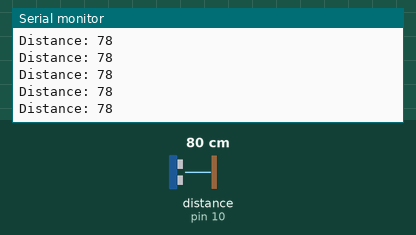
A sketch run on a simulated Arduino Uno, built with avr-gcc and run on an emulated ATmega328P. Parts: the last lines printed to the serial monitor. Wiring (inferred from the names in the program): ultrasonic range finder: trigger pin 9; echo pin 10. The test bench sets the inputs (shaded band); at power-on: distance to the obstacle (sensor on pin 10) 80 cm. The echo pulse lasts 58.3 µs per cm.

Above: at 1.2 s.
1.3 s: distance to the obstacle (sensor on pin 10) set to 2 cm
At 1.9 s:
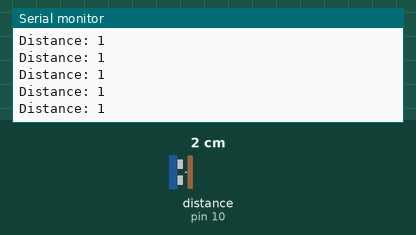
4.3 s: distance to the obstacle (sensor on pin 10) set to 120 cm
At 5.2 s:
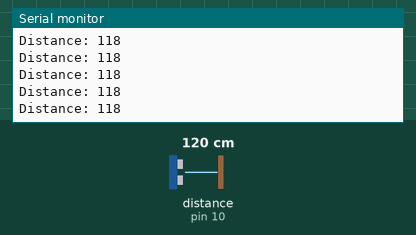
7.3 s: distance to the obstacle (sensor on pin 10) set to 4 cm
At 7.8 s:
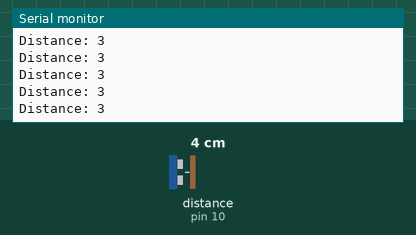
10.3 s: distance to the obstacle (sensor on pin 10) set to 18 cm
At 10.8 s:
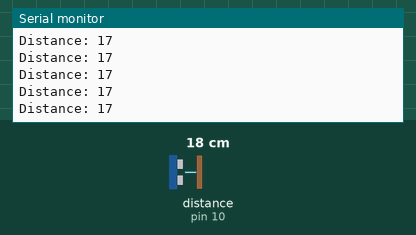
Timing chart, 0 to 13.3 s (numbered marks = the images above; inputs shaded):
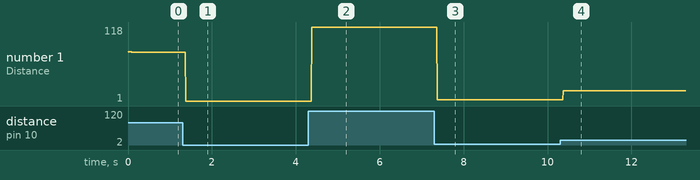

Measured:
- after the input at 1.3 s, the serial monitor: prints a new line after 0.07 s (image 1)
- after the input at 4.3 s, the serial monitor: prints a new line after 0.08 s (image 2)
- after the input at 7.3 s, the serial monitor: prints a new line after 0.07 s (image 3)
- after the input at 10.3 s, the serial monitor: prints a new line after 0.07 s (image 4)
- plotted number 1: 78 → 1 after the input at 1.3 s, 1 → 118 after the input at 4.3 s, 118 → 3 after the input at 7.3 s, 3 → 1 after the input at 10.3 s

The sketch:

distanceMeter.ino
```cpp
// defines pins numbers
const int trigPin = 9;
const int echoPin = 10;

// defines variables
long duration;
int distance;

//led pin numbers
int red = 5;
int yellow = 4;
int green = 3;

void setup() {

  pinMode(trigPin, OUTPUT); // Sets the trigPin as an Output
  pinMode(echoPin, INPUT); // Sets the echoPin as an Input
  Serial.begin(9600); // Starts the serial communication


}


void loop() {


  // Clears the trigPin
  digitalWrite(trigPin, LOW);
  delayMicroseconds(2);

  // Sets the trigPin on HIGH state for 10 micro seconds
  digitalWrite(trigPin, HIGH);
  delayMicroseconds(10);
  digitalWrite(trigPin, LOW);

  // Reads the echoPin, returns the sound wave travel time in microseconds
  duration = pulseIn(echoPin, HIGH);
  // Calculating the distance
  distance= duration*0.034/2;

  if(distance <= 20) {
    digitalWrite(green, HIGH);
    digitalWrite(red, LOW);
    digitalWrite(yellow, LOW);
  } else if (distance > 20 && distance < 41) {
    digitalWrite(yellow, HIGH);
    digitalWrite(red, LOW);
    digitalWrite(green, LOW);

  } else {
    digitalWrite(red, HIGH);
    digitalWrite(green, LOW);
    digitalWrite(yellow, LOW);
  }


  // Prints the distance on the Serial Monitor
  Serial.print("Distance: ");
  Serial.println(distance);

}
```
